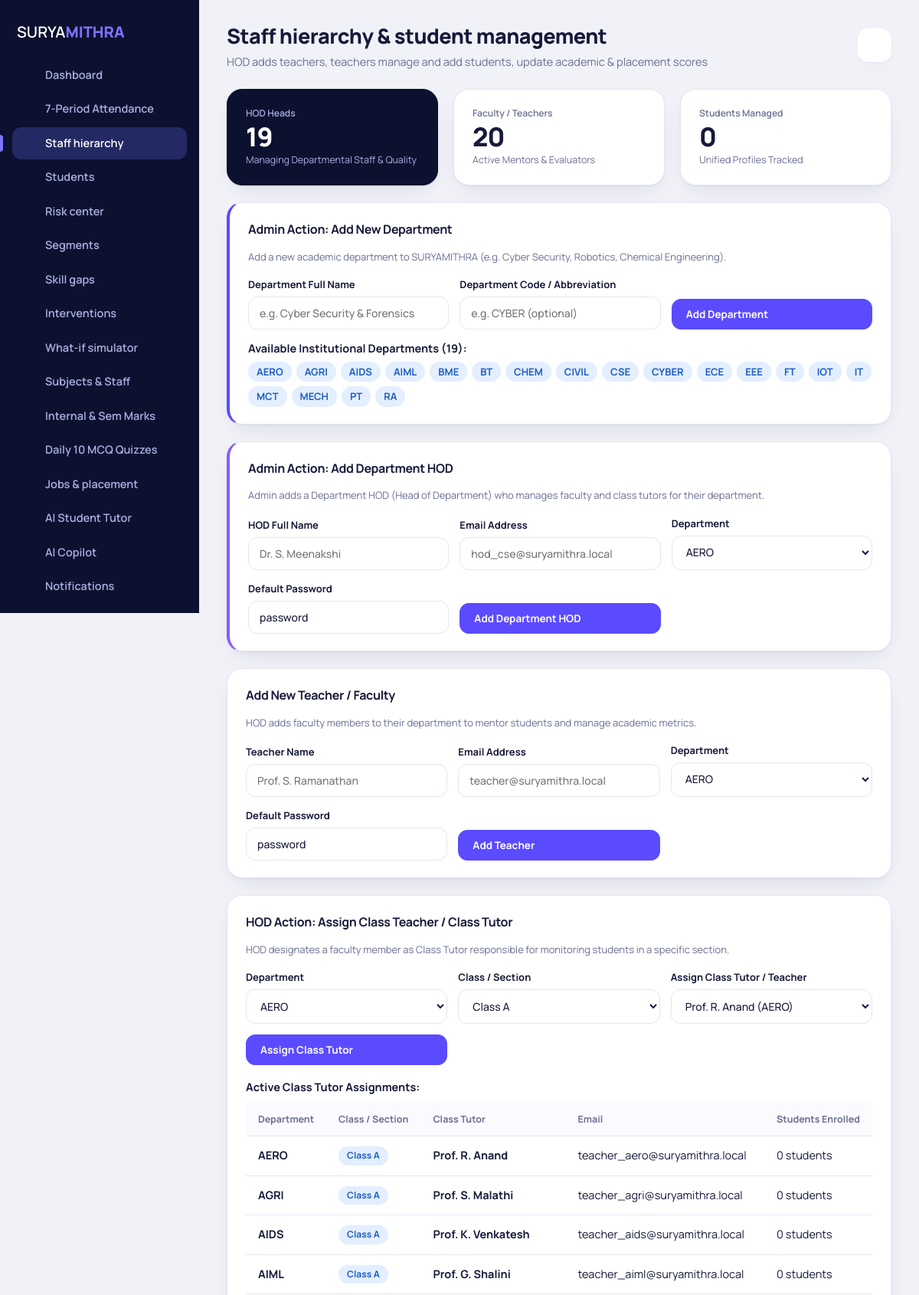
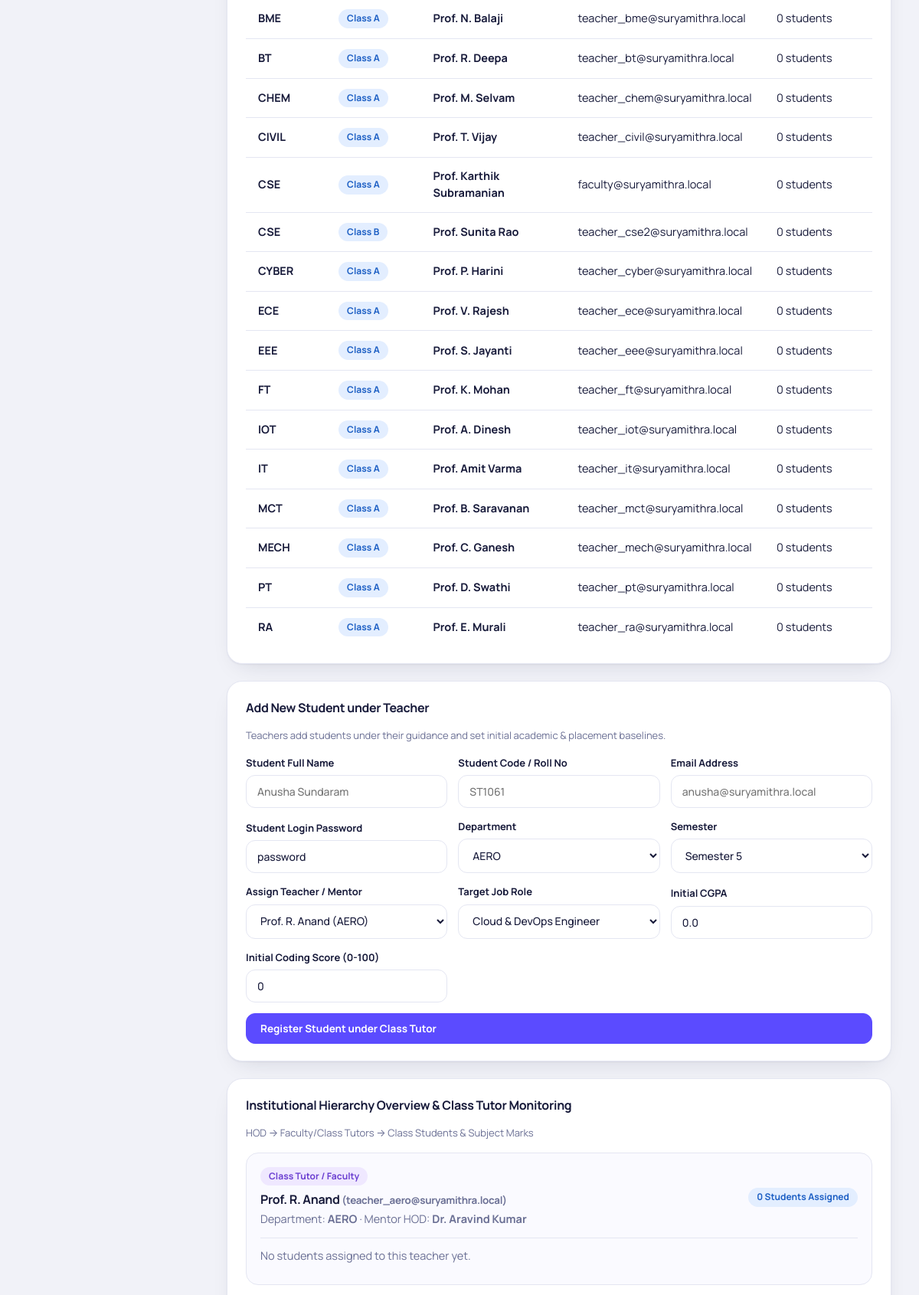
Screenshot of /hierarchy.php (signed in, upper part) with the database file from the repository (2 pictures, top to bottom).
### tables this page shows
CREATE TABLE class_assignments (
  id INT PRIMARY KEY AUTO_INCREMENT,
  department VARCHAR(60) NOT NULL,
  class_name VARCHAR(30) NOT NULL,
  teacher_id INT NOT NULL,
  academic_year VARCHAR(20) DEFAULT '2025-2026',
  UNIQUE KEY (department, class_name),
  FOREIGN KEY (teacher_id) REFERENCES users(id) ON DELETE CASCADE
);

CREATE TABLE users (
  id INT PRIMARY KEY AUTO_INCREMENT,
  name VARCHAR(120) NOT NULL,
  email VARCHAR(150) UNIQUE NOT NULL,
  password_hash VARCHAR(255) NOT NULL,
  role VARCHAR(20) NOT NULL,
  department VARCHAR(60) NULL,
  added_by INT NULL,
  firebase_uid VARCHAR(128) NULL,
  avatar VARCHAR(255) NULL,
  is_active TINYINT(1) DEFAULT 1,
  last_login DATETIME NULL,
  created_at TIMESTAMP DEFAULT CURRENT_TIMESTAMP,
  FOREIGN KEY (added_by) REFERENCES users(id) ON DELETE SET NULL
);

### hierarchy.php (the view, shortened to what the rows shown need)
<?php
require_once __DIR__ . '/includes/functions.php';
$u = require_role(['admin', 'hod', 'faculty']);
$teachers = load_teachers($u['role'] === 'hod' ? $u['department'] : null);
$allStudents = load_students(null, null, $u);
$classAssignments = load_class_assignments($u['role'] === 'hod' ? $u['department'] : null);
include __DIR__ . '/includes/header.php';
?>
<?php if (in_array($u['role'], ['admin', 'hod'])): ?>
<div class="card">
  <?php if ($classAssignments): ?>
    <div class="scroll">
      <table class="tbl">
        <thead>
          <tr>
            <th>Department</th>
            <th>Class / Section</th>
            <th>Class Tutor</th>
            <th>Email</th>
            <th>Students Enrolled</th>
          </tr>
        </thead>
        <tbody>
          <?php foreach ($classAssignments as $ca): ?>
            <tr>
              <td><strong><?= e($ca['department']) ?></strong></td>
              <td><span class="pill blue"><?= e($ca['class_name']) ?></span></td>
              <td><strong><?= e($ca['teacher_name'] ?: 'Unassigned') ?></strong></td>
              <td><?= e($ca['teacher_email'] ?: '-') ?></td>
              <td><?= (int)$ca['student_count'] ?> students</td>
            </tr>
          <?php endforeach; ?>
        </tbody>
      </table>
    </div>
  <?php endif; ?>
</div>
<?php endif; ?>
<div class="card">
  <?php if (!$teachers): ?>
    <p class="muted">No teachers registered in this view yet. Add your first faculty member above.</p>
  <?php else: ?>
    <?php foreach ($teachers as $t):
        $tStudents = array_filter($allStudents, fn($s) => $s['teacher_id'] == $t['id']);
    ?>
    <div style="border: 1px solid var(--line); border-radius: 16px; padding: 18px; margin-bottom: 16px; background: #fafaff">
      <div class="row spread" style="border-bottom: 1px solid var(--line); padding-bottom: 12px; margin-bottom: 12px;">
        <div>
          <span class="pill violet" style="margin-bottom:4px">Class Tutor / Faculty</span>
          <h3 style="margin: 2px 0"><?= e($t['name']) ?> <small class="muted">(<?= e($t['email']) ?>)</small></h3>
          <span class="muted">Department: <strong><?= e($t['department']) ?></strong> · Mentor HOD: <strong><?= e($t['hod_name'] ?: 'HOD') ?></strong></span>
        </div>
        <div>
          <span class="pill blue"><?= count($tStudents) ?> Students Assigned</span>
        </div>
      </div>
      <?php if (!$tStudents): ?>
        <p class="muted" style="margin: 8px 0">No students assigned to this teacher yet.</p>
      <?php endif; ?>
    </div>
    <?php endforeach; ?>
  <?php endif; ?>
</div>
<?php include __DIR__ . '/includes/footer.php'; ?>

### rows the page displays
class_assignments: department "AERO", class_name "Class A", teacher.name "Prof. R. Anand", teacher.email "teacher_aero@suryamithra.local", student_count "0"
class_assignments: department "AGRI", class_name "Class A", teacher.name "Prof. S. Malathi", teacher.email "teacher_agri@suryamithra.local", student_count "0"
class_assignments: department "AIDS", class_name "Class A", teacher.name "Prof. K. Venkatesh", teacher.email "teacher_aids@suryamithra.local", student_count "0"
class_assignments: department "AIML", class_name "Class A", teacher.name "Prof. G. Shalini", teacher.email "teacher_aiml@suryamithra.local", student_count "0"
class_assignments: department "BME", class_name "Class A", teacher.name "Prof. N. Balaji", teacher.email "teacher_bme@suryamithra.local", student_count "0"
class_assignments: department "BT", class_name "Class A", teacher.name "Prof. R. Deepa", teacher.email "teacher_bt@suryamithra.local", student_count "0"
class_assignments: department "CHEM", class_name "Class A", teacher.name "Prof. M. Selvam", teacher.email "teacher_chem@suryamithra.local", student_count "0"
class_assignments: department "CIVIL", class_name "Class A", teacher.name "Prof. T. Vijay", teacher.email "teacher_civil@suryamithra.local", student_count "0"
class_assignments: department "CSE", class_name "Class A", teacher.name "Prof. Karthik Subramanian", teacher.email "faculty@suryamithra.local", student_count "0"
class_assignments: department "CSE", class_name "Class B", teacher.name "Prof. Sunita Rao", teacher.email "teacher_cse2@suryamithra.local", student_count "0"
class_assignments: department "CYBER", class_name "Class A", teacher.name "Prof. P. Harini", teacher.email "teacher_cyber@suryamithra.local", student_count "0"
class_assignments: department "ECE", class_name "Class A", teacher.name "Prof. V. Rajesh", teacher.email "teacher_ece@suryamithra.local", student_count "0"
class_assignments: department "EEE", class_name "Class A", teacher.name "Prof. S. Jayanti", teacher.email "teacher_eee@suryamithra.local", student_count "0"
class_assignments: department "FT", class_name "Class A", teacher.name "Prof. K. Mohan", teacher.email "teacher_ft@suryamithra.local", student_count "0"
class_assignments: department "IOT", class_name "Class A", teacher.name "Prof. A. Dinesh", teacher.email "teacher_iot@suryamithra.local", student_count "0"
class_assignments: department "IT", class_name "Class A", teacher.name "Prof. Amit Varma", teacher.email "teacher_it@suryamithra.local", student_count "0"
class_assignments: department "MCT", class_name "Class A", teacher.name "Prof. B. Saravanan", teacher.email "teacher_mct@suryamithra.local", student_count "0"
class_assignments: department "MECH", class_name "Class A", teacher.name "Prof. C. Ganesh", teacher.email "teacher_mech@suryamithra.local", student_count "0"
class_assignments: department "PT", class_name "Class A", teacher.name "Prof. D. Swathi", teacher.email "teacher_pt@suryamithra.local", student_count "0"
class_assignments: department "RA", class_name "Class A", teacher.name "Prof. E. Murali", teacher.email "teacher_ra@suryamithra.local", student_count "0"
users: name "Prof. R. Anand", email "teacher_aero@suryamithra.local", department "AERO", added_by.name "Dr. Aravind Kumar", count($tStudents) "0"

### other values shown
$label "Dashboard"
$label "7-Period Attendance"
$label "Staff hierarchy"
$label "Students"
$label "Risk center"
$label "Segments"
$label "Skill gaps"
$label "Interventions"
$label "What-if simulator"
$label "Subjects & Staff"
$label "Internal & Sem Marks"
$label "Daily 10 MCQ Quizzes"
$label "Jobs & placement"
$label "AI Student Tutor"
$label "AI Copilot"
